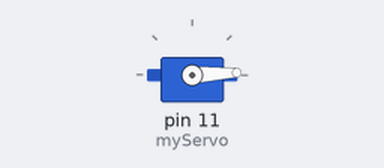
This sketch was run on a simulated Arduino Uno, built with avr-gcc and run on an emulated ATmega328P. On the bench: servo.

Above: at 0.05 s.
At 0.65 s:
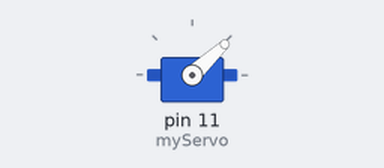
At 1.25 s:
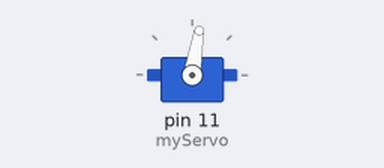
At 2.5 s:
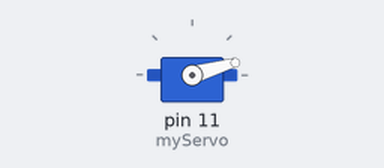
Timing chart, 0 to 6.3 s (numbered marks = the images above):
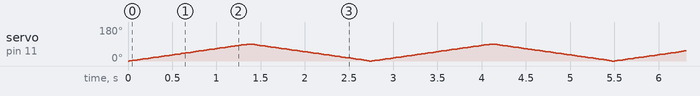

The sketch:

servo.ino
```cpp
// #include <Servo.h>

// Servo myServo;

// void setup() {
//   myServo.attach(9);  // Arduino pin 9 = ATmega328P PB1 (pin 15)
// }

// void loop() {
//   // Sweep 0 to 180
//   myServo.write(0);
//   delay(20);

//   myServo.write(180);
//   delay(20);
// }

#include <Servo.h>

Servo myServo;

void setup() {
  myServo.attach(11);  // Arduino pin 9 = ATmega328P PB1 (pin 15)
}

void loop() {
  //Sweep 0 to 180
  for (int angle = 0; angle <= 90; angle += 1) {
    myServo.write(angle);
    delay(15);
  }

  // Sweep back 180 to 0
  for (int angle = 90; angle >= 0; angle -= 1) {
    myServo.write(angle);
    delay(15);
  }
  //myServo.write(0);
}
```
